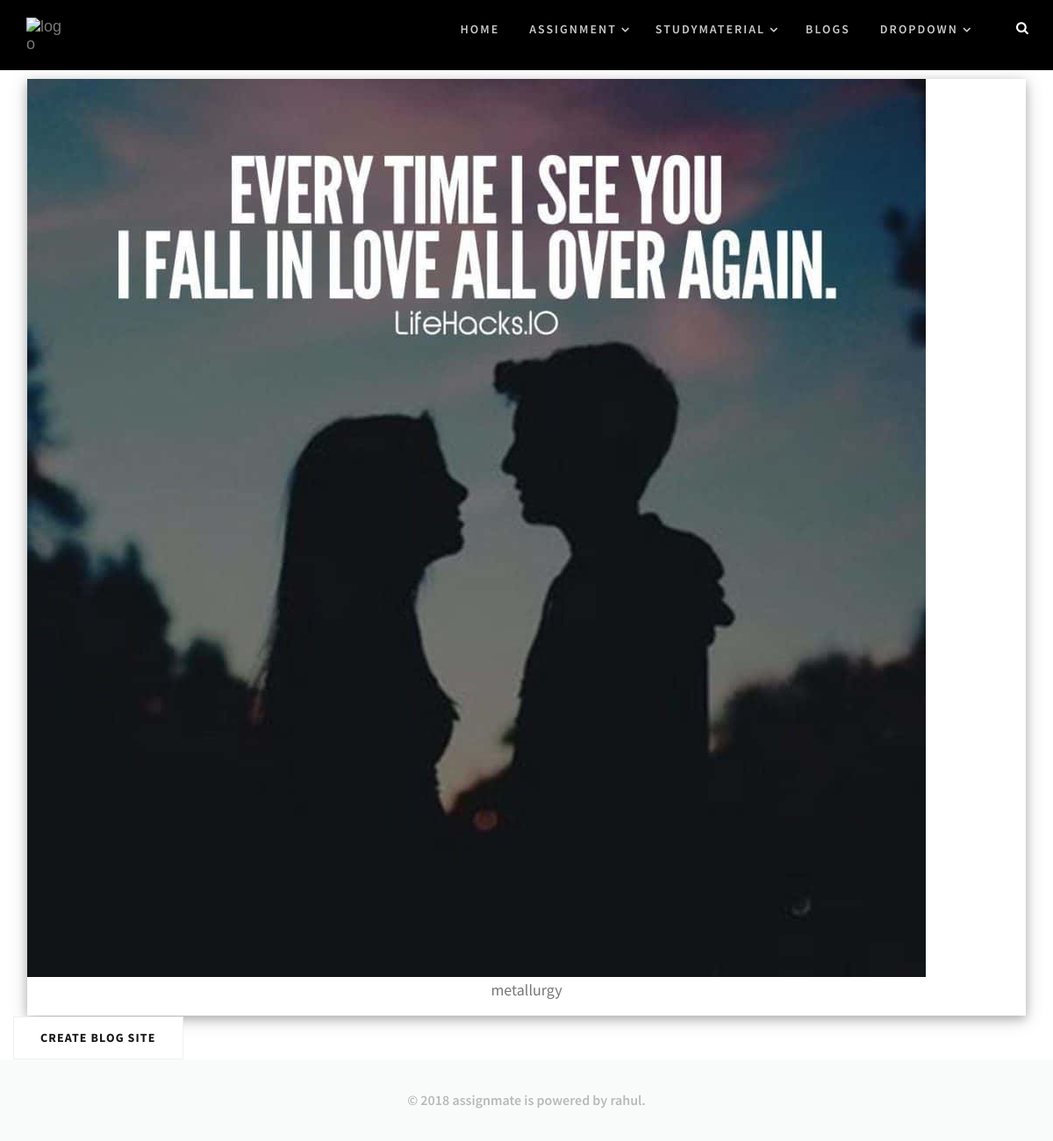
/blog_site_list (signed in), run on the app's committed database.
### assignment/models.py (models this page shows, shortened)
class Blogsite(models.Model):
    name=models.CharField(max_length=50)
    user=models.ForeignKey(User,on_delete=models.CASCADE)
    quotes=models.CharField(max_length=100,blank=True)
    discription = models.CharField(max_length=500,blank=True)
    background_image=models.ImageField(upload_to='blogger_image/')
    submitted = models.DateTimeField(default=now)

### assignment/views.py (the view)
# urls.py: path('blog_site_list',blog_site_list,name='blog_site_list'),
def blog_site_list(request,pk=None):
    if pk:
        user=get_object_or_404(User,pk=pk)#User.objects.get(pk=pk)
    else:
        user=request.user
    return render(request,'assignment/blog_site_list.html',{'user':user,})

### assignment/templates/assignment/blog_site_list.html (shortened to what this page needs)
{% extends 'accounts/base.html'%}
{% block body %}
<div class="container">
    <div class="row">
        <div class="col">
            {% if user.blogsite_set.all %}
            {% for blog_site in user.blogsite_set.all %}
                <div class="w3-container">
                  <div class="w3-card-4" style="width:100%">
                  <a href="{% url 'assignment:blog_site' blog_site.id %}">
                      {% if blog_site.background_image %}
                    <img src="{{blog_site.background_image.url}}">
                      {% endif %}
                    <div class="w3-container w3-center">
                      <p>{{ blog_site.name }}</p>
                    </div>
                      </a>
                    </div>
                  </div>
                </div>
            {% endfor %}
            {% endif %}
            {%if user == request.user%}
            <a href="{% url 'assignment:add_blog_site' %}" class="btn" >Create Blog site</a>
            {%endif%}
        </div>
    </div>
</div>
{% endblock %}

### accounts/static/accounts/css/style.css (style rules this page uses)
a, input, button, select, textarea { outline: none; }
a { outline: none; text-decoration: none; color: #f1868a; transition: all 0.3s ease-in-out; -webkit-transition: all 0.3s ease-in-out; -moz-transition: all 0.3s ease-in-out; -ms-transition: all 0.3s ease-in-out; }
img { max-width: 100%; vertical-align: top; }
body { margin: 0; font-size: 14px; color: #686868; -webkit-font-smoothing: antialiased; -moz-osx-font-smoothing: grayscale; overflow-x: hidden; word-wrap: break-word; font-family: 'Playfair Display', serif; }
p { font-size: 18px; line-height: 29px; margin: 0 0 15px; color: #777777; font-family: 'Source Sans Pro', sans-serif; }
.btn { background-color: #fff; border: 1px solid #eeeff3; color: #161616; font-family: 'Source Sans Pro', sans-serif; font-size: 14px; letter-spacing: 1.12px; text-transform: uppercase; border-radius: 0; padding: 13.5px 30px; font-weight: 700; }

### accounts/static/accounts/css/w3.css (style rules this page uses)
*,*:before,*:after { box-sizing:inherit }
html { -ms-text-size-adjust:100%;-webkit-text-size-adjust:100% }
body { margin:0 }
a { background-color:transparent;-webkit-text-decoration-skip:objects }
img { border-style:none }
html,body { font-family:Verdana,sans-serif;font-size:15px;line-height:1.5 }
html { overflow-x:hidden }
img { vertical-align:middle }
a { color:inherit }
.w3-container:after,.w3-container:before,.w3-panel:after,.w3-panel:before,.w3-row:after,.w3-row:before,.w3-row-padding:after,.w3-row-padding:before, .w3-cell-row:before,.w3-cell-row:after,.w3-clear:after,.w3-clear:before,.w3-bar:before,.w3-bar:after { content:"";display:table;clear:both }
.w3-container,.w3-panel { padding:0.01em 16px }
.w3-card-4,.w3-hover-shadow:hover { box-shadow:0 4px 10px 0 rgba(0,0,0,0.2),0 4px 20px 0 rgba(0,0,0,0.19) }
.w3-center { text-align:center!important }

### accounts/templates/accounts/base.html (style rules this page uses)
* { box-sizing: border-box; }

### data on the page
Blogsite: background_image (picture), name "metallurgy"
